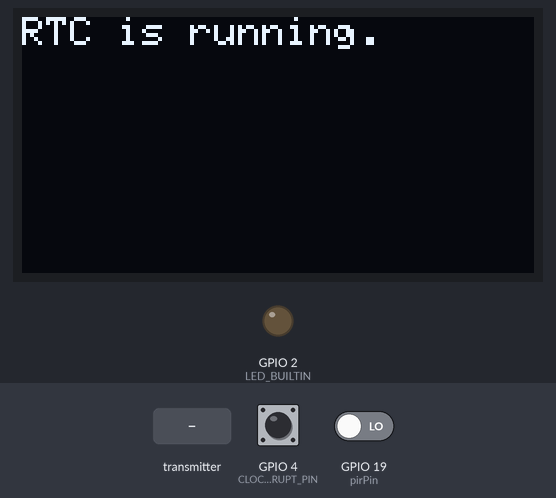
A program run on a simulated ESP32. On the bench: 128×64 one-colour display, output pins drawn as LEDs (lit = HIGH). Inputs (shaded band) come from the test bench; at power-on: GPIO 19 (pirPin) LOW, GPIO 4 (CLOCK_INTERRUPT_PIN) HIGH. WiFi joins after 1.5 s; servers stay silent unless stated; uploads are accepted with an empty reply; the local clock reads 2024-03-15 10:24:30 at power-on unless the program sets it; storage starts empty; the sensor or clock chip raises its interrupt line as the real part does; what the program prints to the serial monitor is not drawn.

Above: at 2.2 s.
At 6.2 s:
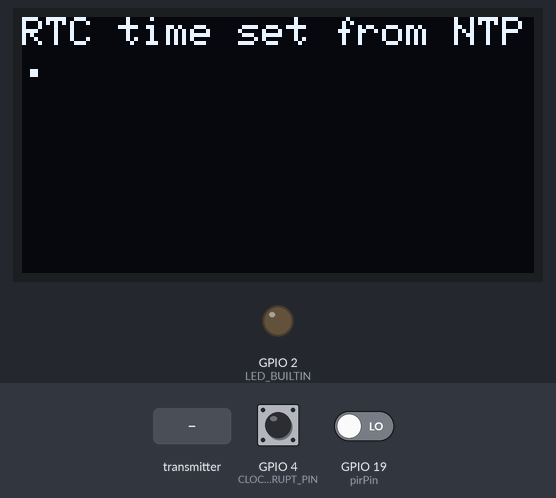
7.6 s: GPIO 19 (pirPin) driven HIGH
At 8.8 s:
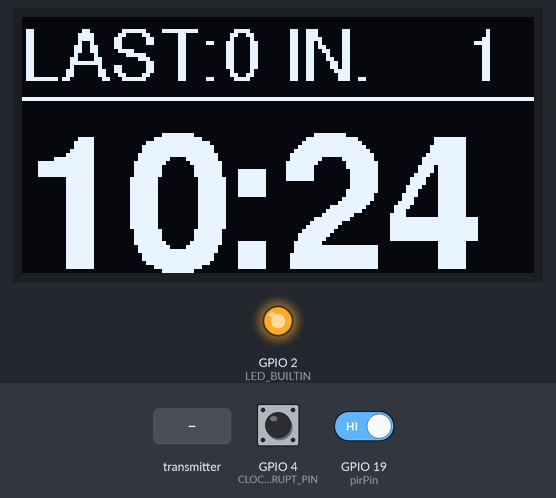
9.1 s: the transmitter starts sending b = 1024
At 10.3 s:
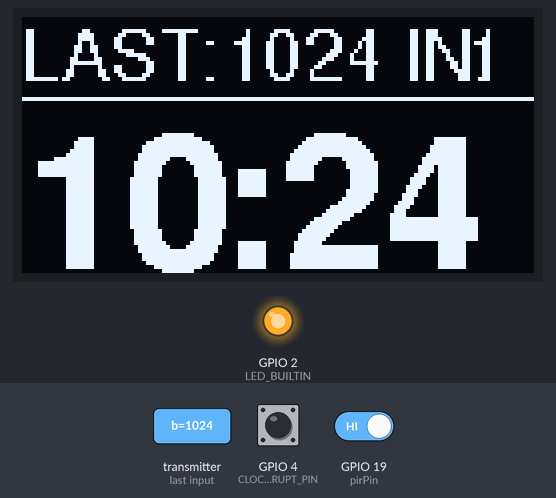
10.6 s: the transmitter starts sending b = 2048
At 12.0 s:
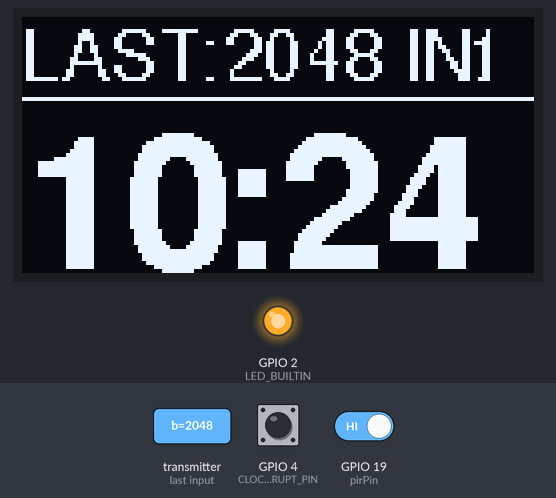
Timing chart, 0 to 13.6 s (numbered marks = the images above; inputs shaded):
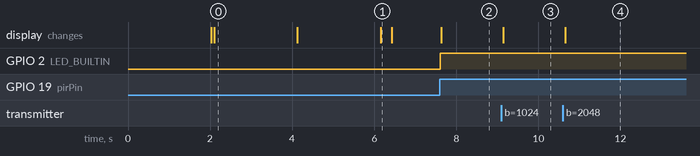

The program:

main.cpp
```cpp
#include <WiFi.h>
#include <ESPAsyncWebServer.h>
#include <HTTPClient.h>
#include <Wire.h>
#include <LittleFS.h>
#include <Arduino_JSON.h>
#include <Adafruit_GFX.h>
#include <Adafruit_SSD1306.h>
#include <RTClib.h>
#include <Fonts/FreeSans9pt7b.h> // Include the 9pt Sans-serif font
#include <Fonts/FreeSansBold24pt7b.h>
#include <Fonts/FreeSansBold12pt7b.h>
#include <esp_sleep.h>
#include <secrets.h>
#include <esp_now.h>
#include <string>
#include <iostream>
#include "time.h"

// Static IP address configuration
IPAddress local_IP(192, 168, 1, 41);
IPAddress gateway(192, 168, 1, 1);
IPAddress subnet(255, 255, 255, 0);
IPAddress primaryDNS(192, 168, 1, 1);   // Optional
IPAddress secondaryDNS(0, 0, 0, 0); // Optional

// Create an instance of the web server on port 80
AsyncWebServer server(80);

// Create a WebSocket object
AsyncWebSocket ws("/ws");

JSONVar configValue;

String confTemp = ""; // Temp string to hold the config file content

// OLED display setup
#define SCREEN_WIDTH 128
#define SCREEN_HEIGHT 64
#define OLED_RESET -1
Adafruit_SSD1306 display(SCREEN_WIDTH, SCREEN_HEIGHT, &Wire, OLED_RESET);

#define LED_BUILTIN 2
#define pirPin 19

volatile int minLevel = 7;
volatile int maxLevel = 10;
volatile int alertValue = 5;

int number;
int pirVal = 0;

int count;

RTC_DATA_ATTR int lastMeasurement = 0;

// Alarm variables
volatile int lastAlarm = 0;
hw_timer_t *Timer0_Cfg = NULL;

// DS3231 RTC module
RTC_DS3231 rtc;

// NTP and Timezone settings
const char* ntpServer = "pool.ntp.org";
// US Eastern Time Zone (New York). This handles EST/EDT automatically.
// EST5EDT,M3.2.0,M11.1.0
// See https://www.gnu.org/software/libc/manual/html_node/TZ-Variable.html for details
const char* tzInfo = "EST5EDT,M3.2.0,M11.1.0";

// Count number of boots to set rtc time every 91 days
RTC_DATA_ATTR int bootCount = 0;

// the pin that is connected to SQW
#define CLOCK_INTERRUPT_PIN 4

String boardStatus;

// const String statusServer PROGMEM = "http://192.168.1.11/status.php?unitID=Monitor&unitStatus=";

String systemStatus = "ok";

// Structure example to send data
// Must match the receiver structure
typedef struct struct_message {
  int b;
} struct_message;

// Create a struct_message called myData
struct_message myData;

bool timerFlag = false;

// Timer: Auxiliary variables
unsigned long now = millis();
unsigned long lastTrigger = 0;
boolean startTimer = false;
boolean pirTriggered = false;

// Checks if motion was detected, sets LED HIGH and starts a timer
void IRAM_ATTR detectsMovement() {
//  digitalWrite(LED_BUILTIN, HIGH);

  pirTriggered = true;
  startTimer  = true;
  lastTrigger = millis();
}

void displayMessage(const String& message) {
    Serial.println(message);
    display.clearDisplay();
    display.setTextSize(1);
    display.setTextColor(SSD1306_WHITE);
    display.setCursor(0, 0);
    display.println(message);
    display.display();
}

void setRtcTimeFromNtp() {
    configTzTime(tzInfo, "pool.ntp.org", "time.nist.gov");
    struct tm timeinfo;
    if (getLocalTime(&timeinfo, 5000)) {
        rtc.adjust(DateTime(timeinfo.tm_year + 1900, timeinfo.tm_mon + 1, timeinfo.tm_mday,
                            timeinfo.tm_hour, timeinfo.tm_min, timeinfo.tm_sec));
        displayMessage("RTC time set from NTP.");
    } else {
        displayMessage("Failed to obtain NTP time.");
    }
}


String readConfigFile() {
  File configFile = LittleFS.open("/config.txt", "r");
  if (!configFile) {
    Serial.println("Failed to open config file for reading");
    return "";
  }
    // Read the file
  String confTemp = configFile.readString();
  configFile.close();
  Serial.println(confTemp);
  configValue = JSON.parse(confTemp);
  if (JSON.typeof(configValue) == "object") {
    Serial.println("Config file read successfully");

    if (configValue.hasOwnProperty("minLevel")){
        minLevel = (int)configValue["minLevel"];
    } else {
      Serial.println("minLevel key does not exist");
    }
    if (configValue.hasOwnProperty("maxLevel")){
      maxLevel = (int)configValue["maxLevel"];
    } else {
      Serial.println("maxLevel key does not exist");
    }
    if (configValue.hasOwnProperty("alertValue")){
      alertValue = (int)configValue["alertValue"];
    } else {
      Serial.println("alertValue key does not exist");
    }
    Serial.println("Config values:");
    Serial.println(minLevel);
    Serial.println(maxLevel);
    Serial.println(alertValue);
  } else {
    Serial.println("Failed to parse config file or not a JSON object");
    return "";
}
  String jsonString = JSON.stringify(configValue);
  return jsonString;
}

// callback function that will be executed when data is received
void OnDataRecv(const uint8_t * mac, const uint8_t *incomingData, int len) {
  memcpy(&myData, incomingData, sizeof(myData));
  Serial.print("Bytes received: ");
  Serial.println(len);
  Serial.print("Int: ");
  Serial.println(myData.b);
  lastMeasurement = myData.b;

}

void displayStatusLine() {

  display.setFont(&FreeSans9pt7b);
  display.setTextSize(1);
  display.setTextColor(SSD1306_WHITE);
  display.setCursor(0, 15);
  display.print("LAST:");
  display.print(lastMeasurement);
  display.print(" IN.");
  display.setCursor(110, 15);
  display.print(bootCount);
  display.drawLine(0, 20, SCREEN_WIDTH, 20, SSD1306_WHITE);

}


void IRAM_ATTR onAlarm() {

  // Set the flag
  // digitalWrite(ledPin, HIGH); // Turn on LED for troubleshooting

  if (lastAlarm == 1) {
    lastAlarm = 0;  // set alarm 1 flag to false
  } else {
    lastAlarm = 1;  // set alarm 1 flag to true
  }

}

// Variable to store the received string data
// String receivedString = "0";

String timeString = "";

void triggerFlag() {

  pirTriggered = true;
  count = 0;

}

  void printTwoDigits(int number) {

    if (number < 10) {

    Serial.print("0"); // Add a leading zero for single-digit numbers

    }

    Serial.print(number);

}

String formatTime(DateTime now) {
  char timeBuffer[9]; // HH:MM:SS + null terminator
  snprintf(timeBuffer, sizeof(timeBuffer), "%02d:%02d:%02d", now.hour(), now.minute(), now.second());
  return String(timeBuffer);
}

void showTime() {
  DateTime now = rtc.now();
  Serial.println("Current Time: " + formatTime(now));
}


  void dbInsert(const char* urlString) {
    HTTPClient http;
    http.begin(urlString);
    int httpCode = http.GET();
    if (httpCode > 0) { //Check for the returning code
      if (httpCode == HTTP_CODE_OK) {
        // get payload with http.getString();
        Serial.println(httpCode);
        // Serial.println(payload);
      } else {

        Serial.printf("[HTTP] GET... failed, error: %s\n", http.errorToString(httpCode).c_str());
      }
    } else {
      Serial.println("Error on HTTP request");
    }
    http.end();
  }

  void writeConfigFile(String configValue) {
    Serial.println("Writing config file");
    Serial.println(configValue);

    File configFile = LittleFS.open("/config.txt", "w");

    if (!configFile) {
      Serial.println("Failed to open config file for writing");
      return;
    }
    Serial.println(configValue);
    configFile.println(configValue);
    configFile.close();
    Serial.println("Config file written successfully");
    readConfigFile();
  }

  void notifyClients(String configValue) {
    ws.textAll(configValue);
  }


  String getConfiguration() {
    configValue["minLevel"] = minLevel;
    Serial.println(configValue["minLevel"]);
    configValue["maxLevel"] = maxLevel;
    Serial.println(configValue["maxLevel"]);
    configValue["alertValue"] = alertValue;
    Serial.println(configValue["alertValue"]);
    String jsonString = JSON.stringify(configValue);
    configValue = jsonString;
    return jsonString;
  }
// Function to handle incoming GET requests and store string data

void handleGet(AsyncWebServerRequest *request) {
  int tmp;
  tmp = request->getParam("currentMinLevel")->value().toInt();
  if ( tmp > 0 ) {
    minLevel = tmp;
  }
  tmp = request->getParam("currentMaxLevel")->value().toInt();
  if ( tmp > 0 ) {
    maxLevel = tmp;
  }
  tmp = request->getParam("data")->value().toInt();
  if ( tmp > 0 ) {
    alertValue = tmp;
  }
  configValue["minLevel"] = minLevel;
  configValue["maxLevel"] = maxLevel;
  configValue["alertValue"] = alertValue;
  writeConfigFile(JSON.stringify(configValue));


  // notify client
    notifyClients(JSON.stringify(configValue));

  // Respond with the index.html
    request->send(LittleFS, "/index.html", "text/html");

//  } else {
//      request->send(400, "text/plain", "Invalid request: Missing parameters");
}


// Function to update the timeString variable with the current time
void updateTime() {
  DateTime now = rtc.now();
  bool isPM = now.hour() >= 12;
  int hour = now.hour() % 12;
  if (hour == 0) hour = 12; // Convert 0 hour to 12
  char timeBuffer[6]; // HH:MM + null terminator
  snprintf(timeBuffer, sizeof(timeBuffer), "%02d:%02d", hour, now.minute());
  timeString = timeBuffer; // If you need to use timeString later, assign it here.
  // timeString = String(hour) + ":";
  // if (now.minute() < 10) {
  //  timeString = timeString + "0";
}
  // timeString = timeString + String(now.minute());


void handleWebSocketMessage(void *arg, uint8_t *data, size_t len) {
  AwsFrameInfo *info = (AwsFrameInfo*)arg;
  if (info->final && info->index == 0 && info->len == len && info->opcode == WS_TEXT) {
      String configuration = getConfiguration();
      Serial.print(configuration);
      notifyClients(configuration);
  }
}

void onEvent(AsyncWebSocket *server, AsyncWebSocketClient *client, AwsEventType type, void *arg, uint8_t *data, size_t len) {
  switch (type) {
    case WS_EVT_CONNECT:
      Serial.printf("WebSocket client #%u connected from %s\n", client->id(), client->remoteIP().toString().c_str());
      break;
    case WS_EVT_DISCONNECT:
      Serial.printf("WebSocket client #%u disconnected\n", client->id());
      break;
    case WS_EVT_DATA:
      handleWebSocketMessage(arg, data, len);
      break;
    case WS_EVT_PONG:
    case WS_EVT_ERROR:
      break;
  }
}

void initWebSocket() {
  ws.onEvent(onEvent);
  server.addHandler(&ws);
}

void initLittleFS() {
  if (!LittleFS.begin(true)) {
    Serial.println("An error has occurred while mounting LittleFS");
  }
  Serial.println("LittleFS mounted successfully");
}

void reportStatus(String systemStatus) {
  String bootCountString = String(bootCount);
  String statusServer PROGMEM = "http://192.168.1.11/status.php?unitID=Monitor&unitStatus=";
  String urlString = statusServer + systemStatus + "&bootCount=" + bootCountString + "&boardTime=" + timeString;
  Serial.println(urlString);
  dbInsert(urlString.c_str());
}

void printTime() {
// Print the time in 24pt Sans font
  display.setFont(&FreeSansBold24pt7b);
  display.setTextSize(1);
  display.setCursor(0, 62);
  display.println(timeString);

  // Update the display
  display.display();
}

void printAlert() {
  display.clearDisplay();
  display.setFont(&FreeSansBold12pt7b);
  display.setTextSize(1);
  display.setCursor(10, 25);
  display.println("NEEDS");
  display.setCursor(10, 55);
  display.println("ATTN!");

  // Update the display
  display.display();
}

void setup() {
  Serial.begin(115200);

  initLittleFS();
  initWebSocket();

  // Set the static IP address
  if (!WiFi.config(local_IP, gateway, subnet, primaryDNS, secondaryDNS)) {
    Serial.println("STA Failed to configure");
  }

  WiFi.begin(ssid, password);

  while (WiFi.status() != WL_CONNECTED) {
    delay(1000);
    Serial.println("Connecting to WiFi...");
  }
  Serial.println("Connected to WiFi");

  // Initialize the OLED display
  if (!display.begin(SSD1306_SWITCHCAPVCC, 0x3C)) {
    Serial.println(F("SSD1306 allocation failed"));
    for (;;);
  }
  display.clearDisplay();
  display.display();

  // Initialize the RTC
  if (!rtc.begin()) {
    Serial.println("Couldn't find RTC");
    while (1);
  }

  if (rtc.lostPower()) {
    displayMessage("RTC lost power.\nSetting time from NTP.");
  } else {
    displayMessage("RTC is running.");
  }
  delay(2000);

  // Increment boot count
  bootCount++;
  Serial.printf("Boot count: %d\n", bootCount);
  displayMessage("Boot count: " + String(bootCount));
  delay(2000);
  // If boot count is 1, set RTC time from NTP
  if (bootCount == 1) {
    setRtcTimeFromNtp();
  } else {
    displayMessage("RTC time already set.\nBoot count: " + String(bootCount));
    delay(2000);
  }
  if (bootCount >= 91) {
    displayMessage("Resetting boot count to 0.");
    bootCount = 0; // Reset boot count every 91 boots
  }

  // Set the SQW pin to generate a 1Hz signal
  rtc.writeSqwPinMode(DS3231_SquareWave1Hz);

// Show the current time in the Serial Monitor
  showTime();

  pinMode(CLOCK_INTERRUPT_PIN, INPUT_PULLUP);
  attachInterrupt(digitalPinToInterrupt(CLOCK_INTERRUPT_PIN), onAlarm, FALLING);

/*
 set alarm 1, 2 flag to false (so alarm 1, 2 didn't happen so far)
 if not done, this easily leads to problems, as both register aren't reset on reboot/recompile
 */
  rtc.clearAlarm(1);
  rtc.clearAlarm(2);

// stop oscillating signals at SQW Pin otherwise setAlarm1 will fail
  rtc.writeSqwPinMode(DS3231_OFF);

// Set the alarm to go off at 9:00 AM
   rtc.setAlarm1(DateTime(0, 0, 0, 8, 57, 0), DS3231_A1_Hour);
// rtc.setAlarm1(rtc.now() + TimeSpan(0, 0, 20, 0), DS3231_A1_Minute);
// printAlarm();

// Is alarm set and for when
  DateTime alarm = rtc.getAlarm1();
  Serial.print("Alarm set for: ");
  printTwoDigits(alarm.hour());
  Serial.print(":");
  printTwoDigits(alarm.minute());
  Serial.println();

// Init ESP-NOW
  if (esp_now_init() != ESP_OK) {
    Serial.println("Error initializing ESP-NOW");
    return;
  }
/*
    Once ESPNow is successfully Init, we will register for recv CB to
    get recv packer info
*/
  esp_now_register_recv_cb(esp_now_recv_cb_t(OnDataRecv));

  // Check to see if config.txt file exists
  if (LittleFS.exists("/config.txt")) {
    Serial.println("config.txt exists");
    configValue = readConfigFile(); //Read the file directly to the configValue object

  } else {
      Serial.println("config.txt does not exist");
      configValue["minLevel"] = 7;
      configValue["maxLevel"] = 10;
      configValue["alertValue"] = 5;
      writeConfigFile(configValue);
  }

  // Web Server Root URL
  server.on("/", HTTP_GET, [](AsyncWebServerRequest *request) {
    request->send(LittleFS, "/index.html", "text/html");
  });

  server.serveStatic("/", LittleFS, "/");

  // Start the web server
//  server.begin();

  pinMode(LED_BUILTIN, OUTPUT);
  pinMode(pirPin, INPUT);

  attachInterrupt(digitalPinToInterrupt(pirPin), detectsMovement, RISING);

  // Set LED to LOW
  pinMode(LED_BUILTIN, OUTPUT);
  digitalWrite(LED_BUILTIN, LOW);

  server.on("/config", HTTP_GET, handleGet);

  // Print the initial time
  updateTime();

  // String bootCountString = String(bootCount);

  String systemStatus = "Running";
  reportStatus(systemStatus);
  /*
  String urlString = statusServer + systemStatus + "&bootCount=" + bootCountString + "&boardTime=" + timeString;
  Serial.println(urlString);
  dbInsert(urlString.c_str());
  */
  // Web Server Root URL
  server.on("/", HTTP_GET, [](AsyncWebServerRequest *request) {
    request->send(LittleFS, "/index.html", "text/html");
  });

  server.serveStatic("/", LittleFS, "/");

  // Start server
  server.begin();

}

void loop() {

  if (rtc.now().hour() == 20 && rtc.now().minute() == 50) {

    display.clearDisplay();
    display.display();
    updateTime();
    systemStatus = "Sleeping";
    reportStatus(systemStatus);
    Serial.flush();
    delay(1000);
    esp_err_t rtc_gpio_pullup_en(GPIO_NUM_4);
    esp_sleep_enable_ext0_wakeup(GPIO_NUM_4, 0);
    esp_deep_sleep_start();
  }

  // Wake up ESP32 at 9:00 AM
  if (rtc.alarmFired(1)) {
    Serial.println("Waking up...");
    rtc.clearAlarm(1); // Clear the alarm flag
  }


  unsigned long lastUpdateTime = 0;
  unsigned long currentMillis = millis();
  // Update the display every minute

/*
  if (currentMillis - lastUpdateTime >= 60000) {
    lastUpdateTime = currentMillis;
    updateTime();
  }
*/

  if (startTimer == true) {
    detachInterrupt(pirPin);
    digitalWrite(LED_BUILTIN, HIGH);
    while (currentMillis - lastTrigger < 30000) {
      currentMillis = millis();
      updateTime();


  // Clear the display and print the received string
      display.clearDisplay();

      displayStatusLine();

      printTime();

    }

  if (myData.b <= alertValue) {
  //  delay(15000);
    while (currentMillis - lastTrigger < 60000) {
      currentMillis = millis();
      printAlert();

    }

  }
  }
  digitalWrite(pirPin, LOW);
  digitalWrite(LED_BUILTIN, LOW);
  startTimer = false;
  pirTriggered = false;
  display.clearDisplay();
  display.display();
  attachInterrupt(digitalPinToInterrupt(pirPin), detectsMovement, RISING);


}
```

secrets.h
```cpp
// Secrets for your local home network

// This is a "hard way" to configure your local WiFi network name and passphrase
// into the source code and the uploaded sketch.
//
// Using the WiFi Manager is preferred and avoids reprogramming when your network changes.
// See https://homeding.github.io/#page=/wifimanager.md

// ssid and passPhrase can be used when compiling for a specific environment as a 2. option.

// add you wifi network name and PassPhrase or use WiFi Manager
const char *ssid = "Wiggly_World";
const char *password = "used87polo54air";
```

Measured:
- after the input at 7.6 s, GPIO 2 (LED_BUILTIN): LOW → HIGH at once; the display: changes at once (image 2)
- after the input at 9.1 s, the display: changes after 0.05 s (image 3)
- after the input at 10.6 s, the display: changes after 0.06 s (image 4)
- what the display in image 0 shows lasts 2.0 s, from 2.1 s to 4.1 s
